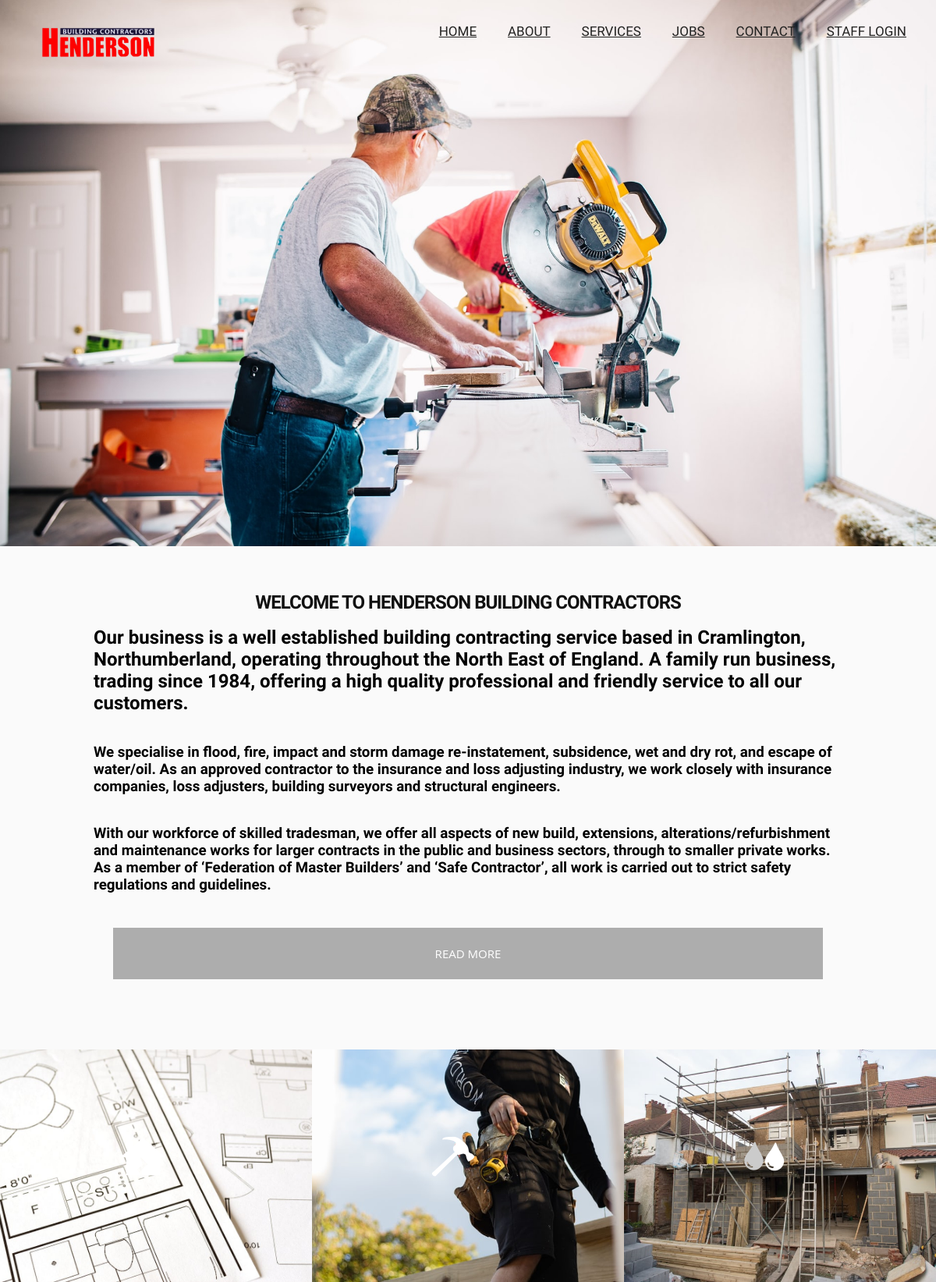
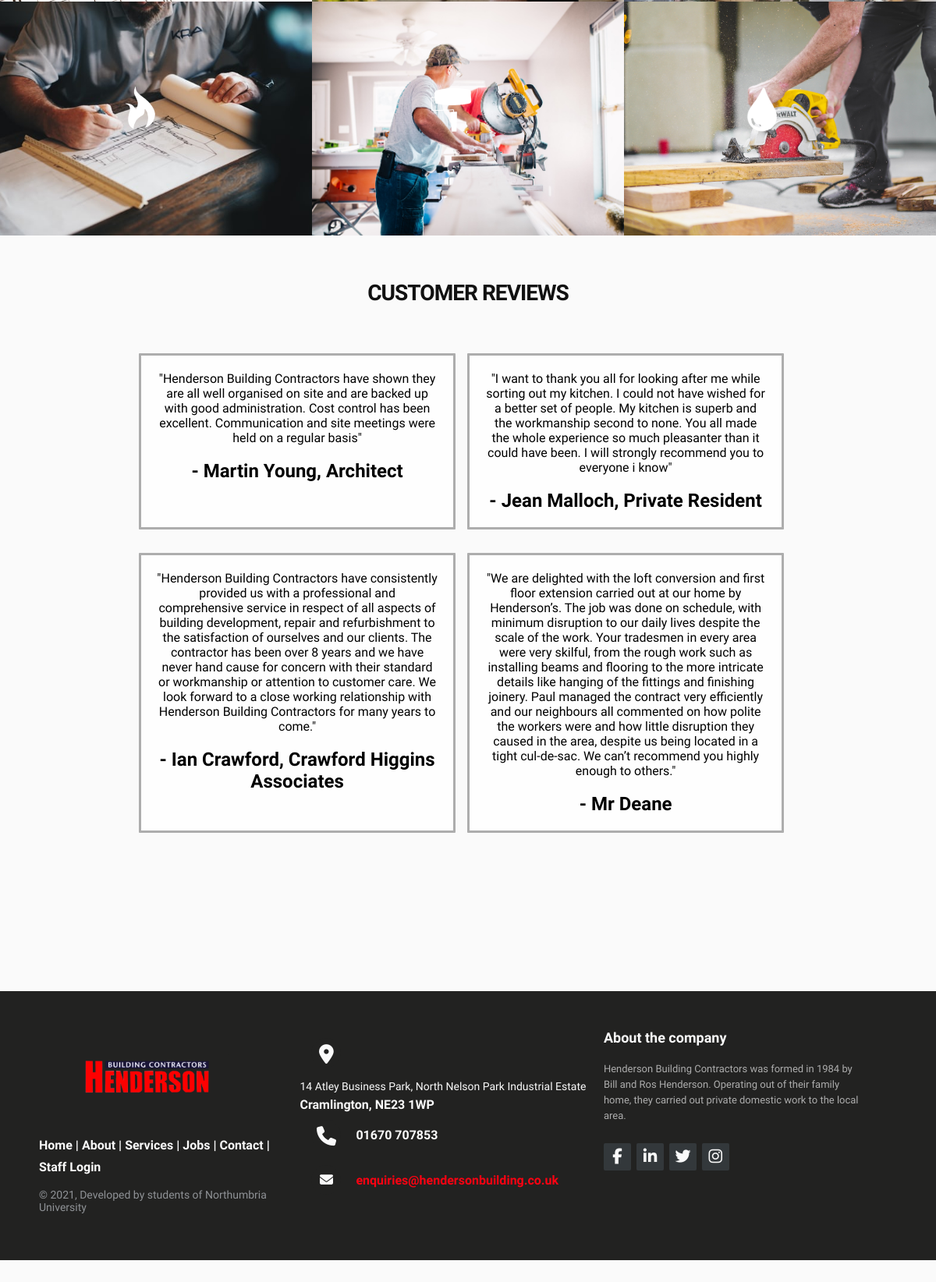
The app's page /frontend/index.php with its own data (2 pictures, top to bottom).
### tables this page shows
CREATE TABLE "hd_reviews" (
	"review_id"	INTEGER,
	"customer_name"	TEXT,
	"review"	TEXT,
	PRIMARY KEY("review_id")
);

### frontend/inc/functions.php (the view, shortened to what this page needs)
<?php
function getDatabase(){
    try{
        $dir = 'sqlite:../DB/hendersonDB.sqlite';
        $dbConnection  = new PDO($dir) or die("cannot open the database");
    }catch (Exception $e) {
        echo "There was a problem: " . $e->getMessage();
    }
    return $dbConnection;
}
function makePageStart() {
	$pageStartContent = <<<PAGESTART
    <!DOCTYPE html>
    <html lang="en">
    <head>
        <meta charset="UTF-8">
        <meta name="viewport" content="width=device-width, initial-scale=1.0">
        <script src="https://kit.fontawesome.com/a076d05399.js"></script>
        <title>Henderson Building Contractors</title>
        <link rel="icon" href="styles/images/logo.png" type="image" sizes="16x16">
        <link rel="stylesheet" href="styles/style.css">
    </head>
PAGESTART;
	$pageStartContent .="\n";
	return $pageStartContent;
}
function makeNav(){
        $makeNav = <<<NAVIGATION
        <nav>
            <input type="checkbox" id="check">
            <label for="check" class="checkbtn">
            <i class="fas fa-bars"></i>
            </label>
            <div class="nav-logo">
                <img src="styles/images/logo.png">
            </div>
            <ul>
                <li><a href="index.php">Home</a></li>
                <li><a href="about.php">About</a></li>
                <li><a href="services.php">Services</a></li>
                <li><a href="jobs.php">Jobs</a></li>
                <li><a href="contactForm.php">Contact</a></li>
                <li><a href="loginForm.php">Staff Login</a></li>
            </ul>
      </nav>
NAVIGATION;
    $makeNav .="\n";
	return $makeNav;
}
function makeFooter(){
    $footer = <<<FOOTER
    <footer class="footer-distributed">
        <div class="footer-left">
            <img src="styles/images/logo.png">
            <p class="footer-links">
            <a href="index.php">Home</a>
            |
            <a href="about.php">About</a>
            |
            <a href="services.php">Services</a>
            |
            <a href="jobs.php">Jobs</a>
            |
            <a href="contactForm.php">Contact</a>
            |
            <a href="loginForm.php">Staff Login</a>
            </p>
            <p class="footer-company-name">© 2021, Developed by students of Northumbria University</p>
        </div>
        <div class="footer-center">
            <div>
            <i class="fa fa-map-marker"></i>
            <p><span>14 Atley Business Park,
                North Nelson Park Industrial Estate</span>
                Cramlington, NE23 1WP</p>
            </div>
            <div>
                <i class="fa fa-phone"></i>
                <p>01670 707853</p>
            </div>
            <div>
                <i class="fa fa-envelope"></i>
                <p><a href="mailto:enquiries@hendersonbuilding.co.uk">enquiries@hendersonbuilding.co.uk</a></p>
            </div>
        </div>
        <div class="footer-right">
            <p class="footer-company-about">
            <span>About the company</span>
                Henderson Building Contractors was formed in 1984 by Bill and Ros Henderson. Operating out of their family home, they carried out private domestic work to the local area.</p>
            <div class="footer-icons">
                <a href="#"><i class="fab fa-facebook-f"></i></a>
                <a href="#"><i class="fab fa-linkedin-in"></i></a>
                <a href="#"><i class="fab fa-twitter"></i></a>
                <a href="#"><i class="fab fa-instagram"></i></a>
            </div>
        </div>
    </footer>
FOOTER;
    $footer .="\n";
    return $footer;
}
function makePageEnd(){
    $pageEndContent = <<<PAGEEND
    </html>
PAGEEND;
    $pageEndContent .="\n";
    return $pageEndContent;
}
function getReviews(){
        $dbConn = getDatabase();
        $select_stmt = $dbConn->prepare("SELECT review_id AS 'ID',
                                                review,
                                                customer_name
                                                FROM hd_reviews
                                                limit 6");
        $select_stmt->execute();
        $reviews = array();
        if ($select_stmt->execute()) {
            while ($row = $select_stmt->fetch(PDO::FETCH_ASSOC)) {
                $reviews[] = $row;
            }
        }
 $reviewBox = "";
    if(empty($reviews)){
        $reviewPage = <<<REVIEWS
        <div class="no-applicants">
            <div class="applicants-message">
                <h2>No Applicants</h2>
                <p>There are currently no applications to join us</p>
                <br>
            </div>
        </div>
REVIEWS;
    }else{
    foreach ( $reviews as $reviewItem ) {
        $reviewBox .= "<div class='job-box'>";
        foreach ( $reviewItem as $key => $value ) {
            switch ($key) {
                case 'review':
                    $reviewBox .= "$value</h2><br><br>";
                    break;
                case 'customer_name':
                    $reviewBox .= "<h2><b> - </b>$value";
                    break;
            }
        }
        $reviewBox .= "</div>";
    }
    $reviewPage = <<<REVIEWS
                   $reviewBox
REVIEWS;
    }
return $reviewPage;
}
?>

### frontend/index.php (shortened to what this page needs)
<?php
  require_once("inc/functions.php");
  echo makePageStart();
  echo makeNav();
?>
<body>
<div class="content-wrapper">
<div class="home-item-wrapper">
                <div class="home-img-background" style="background-image:url(images/people.jpeg)">
                </div>
</div>
    <div class="info-item-wrapper">
        <div class="info-text-wrapper">
            <h1 class="title">Welcome to Henderson Building Contractors</h1>
                <br>
                <div class="info-subtitle">
                   <h2> Our business is a well established building contracting service based in Cramlington, Northumberland, operating throughout the North East of England. A family run business, trading since 1984, offering a high quality professional and friendly service to all our customers.</h2>
                        <br>
                        <br>
                   <h3>We specialise in flood, fire, impact and storm damage re-instatement, subsidence, wet and dry rot, and escape of water/oil. As an approved contractor to the insurance and loss adjusting industry, we work closely with insurance companies, loss adjusters, building surveyors and structural engineers.</h3>
                        <br>
                        <br>
                   <h3>With our workforce of skilled tradesman, we offer all aspects of new build, extensions, alterations/refurbishment and maintenance works for larger contracts in the public and business sectors, through to smaller private works. As a member of ‘Federation of Master Builders’ and ‘Safe Contractor’, all work is carried out to strict safety regulations and guidelines.</h3>
                </div>
                        <br>
                <form method="get" action="about.php" id="contact">
                    <button type="submit" class="contact">Read more</button>
                </form>
        </div>
    </div>
    <div class="portfolio-items-wrapper">
        <div class="portfolio-item-wrapper">
            <div class="img-text-wrapper">
                <div class="logo-wrapper">
                   <img src="styles/images/IMG_0150W.PNG">
                </div>
                <div class="subtitle">
                   <a href="services.php" class="subtitle">Impact Damage Repair</a>
                </div>
            </div>
        </div>
        <div class="portfolio-item-wrapper">
            <div class="img-text-wrapper">
                <div class="logo-wrapper">
                    <img src="styles/images/IMG_0148W.PNG">
                </div>
                <div class="subtitle">
                    <a href="services.php" class="subtitle">Structure Damage</a>
                </div>
            </div>
        </div>
        <div class="portfolio-item-wrapper">
            <div class="img-text-wrapper">
                <div class="logo-wrapper">
                    <img src="styles/images/IMG_0145W.PNG">
                </div>
                <div class="subtitle">
                    <a href="services.php" class="subtitle"> Water/Oil Escape</a>
                </div>
            </div>
        </div>
        <div class="portfolio-item-wrapper">
            <div class="img-text-wrapper">
                <div class="logo-wrapper">
                    <img src="styles/images/IMG_0147W.PNG">
                </div>
                <div class="subtitle">
                    <a href="services.php" class="subtitle"> Fire Damage</a>
                </div>
            </div>
        </div>
        <div class="portfolio-item-wrapper">
            <div class="img-text-wrapper">
                <div class="logo-wrapper">
                    <img src="styles/images/IMG_0149W.PNG">
                </div>
                <div class="subtitle">
                    <a href="services.php" class="subtitle">Refurbishment</a>
                </div>
            </div>
        </div>
        <div class="portfolio-item-wrapper">
            <div class="img-text-wrapper">
                <div class="logo-wrapper">
                    <img src="styles/images/IMG_0144W.PNG">
                </div>
                <div class="subtitle">
                    <a href="services.php" class="subtitle"> Flood Damage</a>
                </div>
            </div>
        </div>
    </div>
    <div class="review-item-wrapper">
         <div class="review-text-wrapper">
             <div class="title">
                    <h3>Customer Reviews</h3>
             </div>
             <div class="job-page">
                    <?php echo getReviews();?>
             </div>
        </div>
    </div>
</div>
</body>
<?php
echo makeFooter();
echo makePageEnd();
?>

### records on screen
hd_reviews: review "\"Henderson Building Contractors have shown they are all well organised on site and are backed up with good administration. Cost control has been excellent. Communication and site meetings were held on a regular basis\"", customer_name "Martin Young, Architect"
hd_reviews: review "\"I want to thank you all for looking after me while sorting out my kitchen. I could not have wished for a better set of people. My kitchen is superb and the workmanship second to none. You all made the whole experience so much pleasanter than it could have been. I will strongly recommend you to everyone i know\"", customer_name "Jean Malloch, Private Resident"
hd_reviews: review "\"Henderson Building Contractors have consistently provided us with a professional and comprehensive service in respect of all aspects of building development, repair and refurbishment to the satisfaction of ourselves and our clients. The contractor has been over 8 years and we have never hand cause for concern with their standard or workmanship or attention to customer care. We look forward to a close working relationship with Henderson Building Contractors for many years to come.\"", customer_name "Ian Crawford, Crawford Higgins Associates"
hd_reviews: review "\"We are delighted with the loft conversion and first floor extension carried out at our home by Henderson’s. The job was done on schedule, with minimum disruption to our daily lives despite the scale of the work. Your tradesmen in every area were very skilful, from the rough work such as installing beams and flooring to the more intricate details like hanging of the fittings and finishing joinery. Paul managed the contract very efficiently and our neighbours all commented on how polite the workers were and how little disruption they caused in the area, despite us being located in a tight cul-de-sac. We can’t recommend you highly enough to others.\"", customer_name "Mr Deane"
